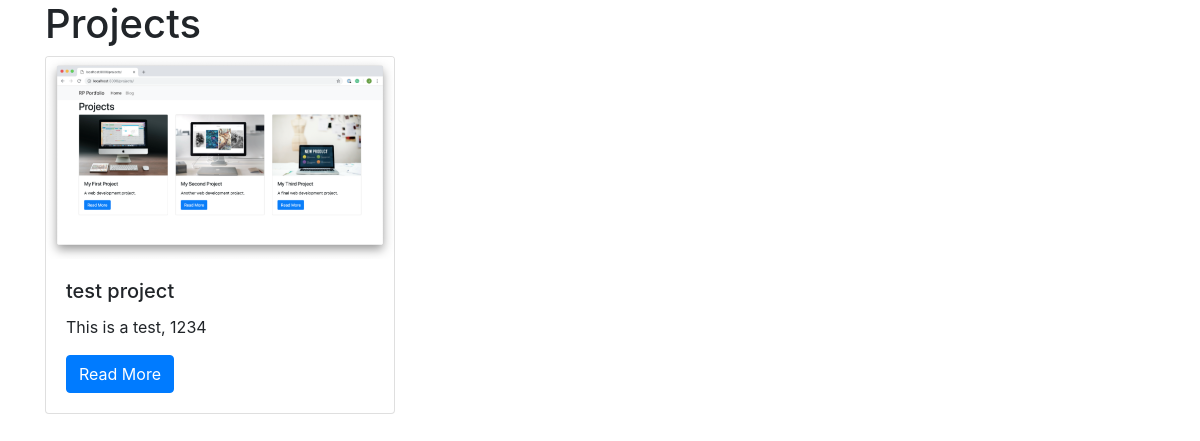
The app's page /projects/, older data.
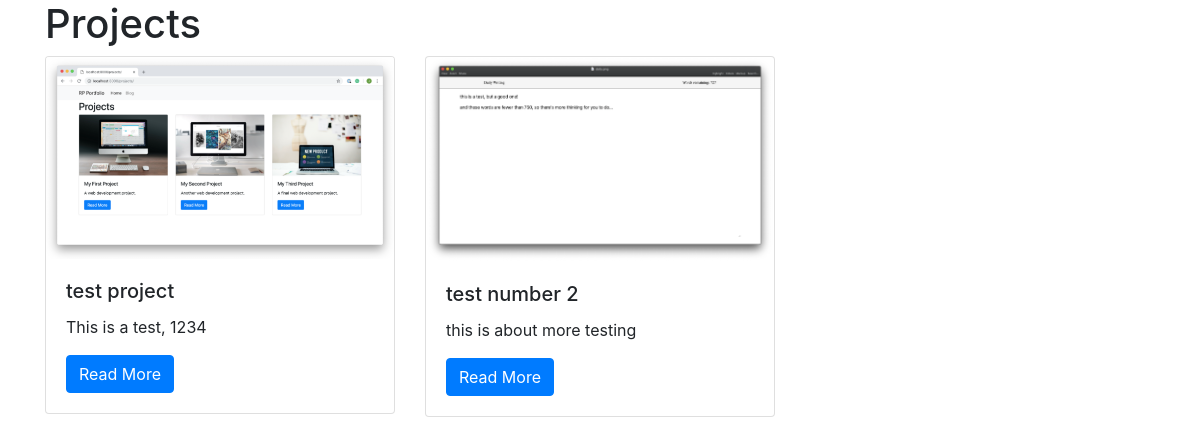
The same page, newer data.
### projects/models.py (models this page shows)
class Project(models.Model):
    title = models.CharField(max_length=100)
    description = models.TextField()
    technology = models.CharField(max_length=20)
    image = models.CharField(max_length=100)

### projects/views.py (the view)
# urls.py: path("", views.all_projects),
def all_projects(request):
    projects = Project.objects.all()
    return render(request,"projects/all_projects.html", {'projects': projects})

### projects/templates/projects/all_projects.html (shortened to what this page needs)
{% load static %}
<!DOCTYPE html>
<html lang="en">
<head>
    <link rel="stylesheet" href="https://cdn.jsdelivr.net/npm/bootstrap@4.1.3/dist/css/bootstrap.min.css">
</head>
<body>
<div class="container">
    <h1>Projects</h1>
    <div class="row">
    {% for project in projects %}
        <div class="col-md-4">
            <div class="card mb-2">
                <img class="card-img-top" src="{% static project.image %}" alt="{{ project.description }}">
                <div class="card-body">
                    <h5 class="card-title">{{ project.title }}</h5>
                    <p class="card-text">{{ project.description }}</p>
                    <a href="#" class="btn btn-primary">Read More</a>
                </div>
            </div>
        </div>
    {% endfor %}
    </div>
</div>
</body>
</html>

Row changes from the older to the newer data that the page shows:
added Project: image (picture), title "test number 2", description "this is about more testing"
